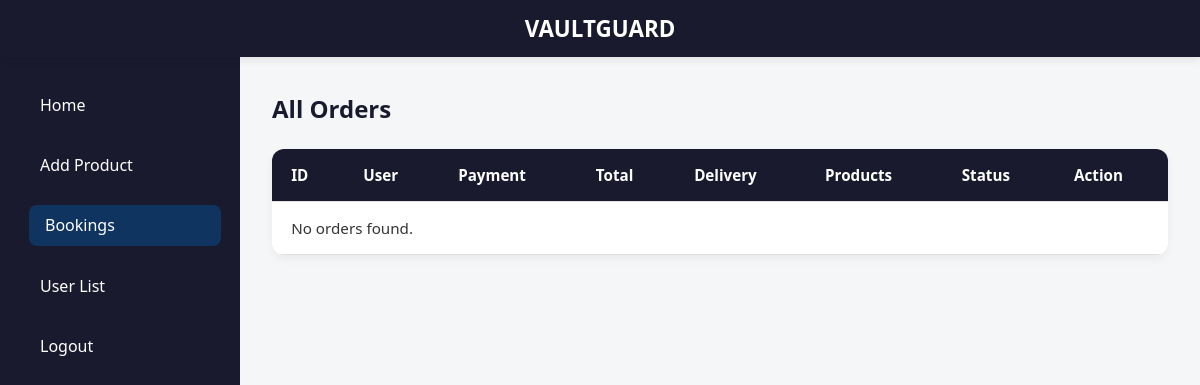
Before: /dashboard/bookings/ (signed in) with the older database file.
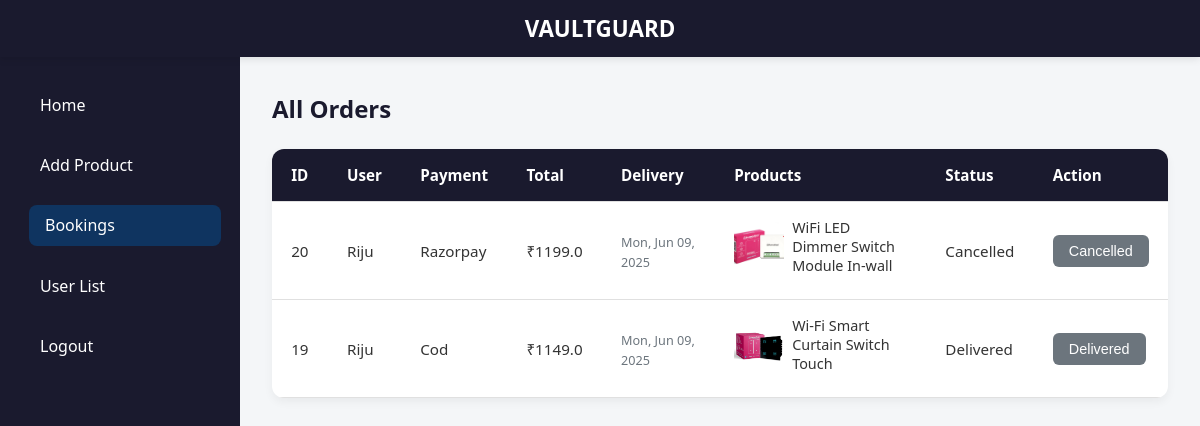
After: the same page with the newer database file.
### app/models.py (models this page shows, shortened)
class Order(models.Model):
    STATUS_CHOICES = [
        ('Ordered', 'Ordered'),
        ('Confirmed', 'Confirmed'),
        ('Packed', 'Packed'),
        ('Shipped', 'Shipped'),
        ('Delivered', 'Delivered'),
        ('Cancelled', 'Cancelled'),
        ('Returned', 'Returned'),
    ]
    user = models.ForeignKey(User, on_delete=models.CASCADE)
    name = models.CharField(max_length=100)
    phone = models.CharField(max_length=15)
    pincode = models.CharField(max_length=10)
    address = models.TextField()
    address_type = models.CharField(max_length=10)
    payment_method = models.CharField(max_length=20)
    total_price = models.FloatField()
    razorpay_payment_id = models.CharField(max_length=100, blank=True)
    status = models.CharField(max_length=20, choices=STATUS_CHOICES, default='Ordered')
    created_at = models.DateTimeField(auto_now_add=True)

class OrderItem(models.Model):
    order = models.ForeignKey(Order, on_delete=models.CASCADE, related_name='items')
    product = models.ForeignKey(Product, on_delete=models.CASCADE)
    quantity = models.PositiveIntegerField(default=1)
    price = models.DecimalField(max_digits=10, decimal_places=2)

class Product(models.Model):
    CATEGORY_CHOICES = [
        ('Lighting', 'Lighting'),
        ('Actuators', 'Actuators'),
        ('Touch Switches', 'Touch Switches'),
        ('Security', 'Security'),
    ]
    name = models.CharField(max_length=255)
    price = models.FloatField()
    offerprice = models.FloatField(blank=True, null=True)
    description = models.TextField()
    category = models.CharField(max_length=50, choices=CATEGORY_CHOICES)
    warranty = models.CharField(max_length=100, blank=True, null=True)
    stock = models.IntegerField()
    image = models.ImageField(upload_to='products/')
    additional_image1 = models.ImageField(upload_to='products/', blank=True, null=True)
    additional_image2 = models.ImageField(upload_to='products/', blank=True, null=True)
    additional_image3 = models.ImageField(upload_to='products/', blank=True, null=True)
    rating = models.FloatField(default=0)
    vector_data = models.TextField(blank=True, null=True)

### app/views.py (the view)
# urls.py: path('dashboard/bookings/', views.admin_bookings, name='admin_bookings'),
@login_required
def admin_bookings(request):
    if not request.user.is_superuser:
        return redirect('index')
    orders = Order.objects.all().order_by('-created_at')
    for order in orders:
        order.delivery_date = order.created_at + timedelta(days=5)
    return render(request, 'bookings.html', {'orders': orders})

### templates/bookings.html (shortened to what the changed rows need)
{% load static %}
<!DOCTYPE html>
<html lang="en">
<head>
    <link rel="stylesheet" href="{% static 'css/bookings.css' %}">
</head>
<body>
    <header class="top-bar">
        <h1 class="brand">VAULTGUARD</h1>
    </header>
    <div class="main-content">
        <div class="table-wrapper">
            <table class="order-table">
                <thead>
                    <tr>
                        <th data-label="ID">ID</th>
                        <th data-label="User">User</th>
                        <th data-label="Payment" class="hide-mobile">Payment</th>
                        <th data-label="Total">Total</th>
                        <th data-label="Delivery" class="hide-mobile">Delivery</th>
                        <th data-label="Products">Products</th>
                        <th data-label="Status">Status</th>
                        <th data-label="Action">Action</th>
                    </tr>
                </thead>
                <tbody>
                    {% for order in orders %}
                    <tr>
                        <td data-label="ID">{{ order.id }}</td>
                        <td data-label="User">{{ order.user.username }}</td>
                        <td data-label="Payment" class="hide-mobile">{{ order.payment_method|title }}</td>
                        <td data-label="Total">₹{{ order.total_price }}</td>
                        <td data-label="Delivery" class="hide-mobile">
                            <small class="text-muted">
                                {{ order.delivery_date|date:"D, M d, Y" }}
                            </small>
                        </td>
                        <td data-label="Products">
                            {% for item in order.items.all %}
                            <div class="product-item"
                                title="Price: ₹{{ item.price }} x {{ item.quantity }} Description: {{ item.product.description }}">
                                <img src="{% if item.product.image %}{{ item.product.image.url }}{% else %}{% static 'images/placeholder.png' %}{% endif %}"
                                    alt="{{ item.product.name }}">
                                <span>{{ item.product.name }}</span>
                            </div>
                            {% endfor %}
                        </td>
                        <td data-label="Status">{{ order.status }}</td>
                        <td data-label="Action" class="status-buttons">
                            <div class="button-wrapper">
                                {% if order.status != 'Delivered' and order.status != 'Cancelled' and order.status != 'Returned' %}
                                {% for status, display in order.STATUS_CHOICES %}
                                {% if status != order.status and status != 'Cancelled' and status != 'Returned' %}
                                <form method="POST" action="{% url 'update_order_status' order.id %}">
                                    {% csrf_token %}
                                    <input type="hidden" name="status" value="{{ status }}">
                                    <button type="submit" class="btn btn-blue">{{ display }}</button>
                                </form>
                                {% endif %}
                                {% endfor %}
                                {% else %}
                                <button class="btn btn-gray" disabled>{{ order.status }}</button>
                                {% endif %}
                            </div>
                        </td>
                    </tr>
                    {% empty %}
                    <tr>
                        <td colspan="8" class="text-center">No orders found.</td>
                    </tr>
                    {% endfor %}
                </tbody>
            </table>
        </div>
    </div>
</body>
</html>

Changed rows visible on the page:
added Order: id "20", user.username "Riju", payment_method "Razorpay", total_price "1199.0", delivery_date "Mon, Jun 09, 2025", status "Cancelled"
added OrderItem: product.image (picture), product.name "WiFi LED Dimmer Switch Module In-wall", shown under "20"
added Order: id "19", user.username "Riju", payment_method "Cod", total_price "1149.0", delivery_date "Mon, Jun 09, 2025", status "Delivered"
added OrderItem: product.image (picture), product.name "Wi-Fi Smart Curtain Switch Touch", shown under "19"
Other visible differences:
text no longer shown: "No orders found."
